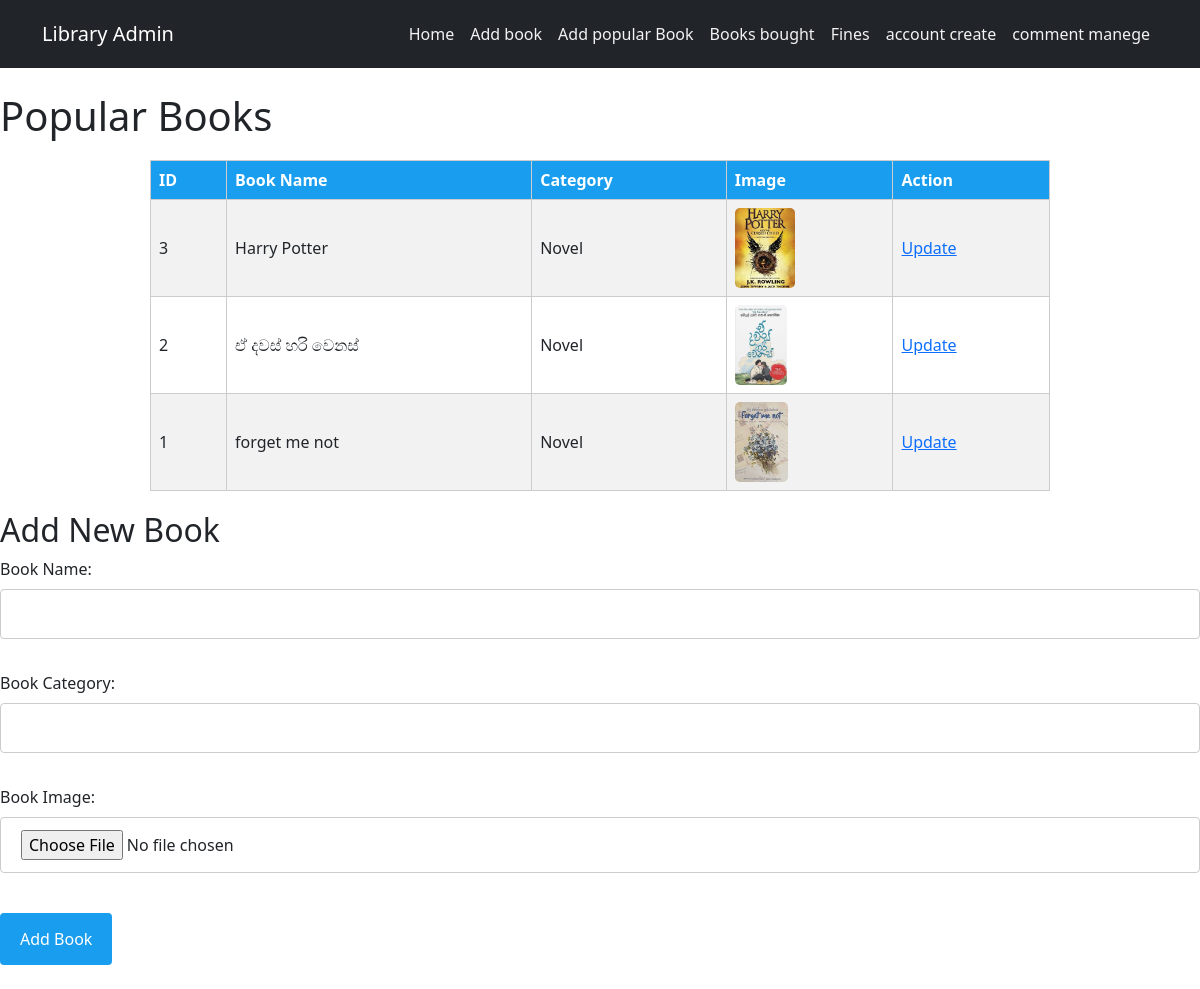
The app's page /popular_books.php with its own data.
### tables this page shows
CREATE TABLE `popular_books` (
  `id` int(11) NOT NULL,
  `book_name` varchar(255) NOT NULL,
  `book_category` varchar(255) NOT NULL,
  `book_image` varchar(255) DEFAULT NULL
);

### popular_books.php (the view, shortened to what this page needs)
<nav class="navbar navbar-expand-lg navbar-dark bg-dark mb-4">
  <div class="container">
    <a class="navbar-brand" href="#">Library Admin</a>
    <div class="collapse navbar-collapse" id="navbarNav">
      <ul class="navbar-nav ms-auto">
        <li class="nav-item"><a class="nav-link" href="addbook.php">Home</a></li>
        <li class="nav-item"><a class="nav-link active" href="update_book.php">Add book</a></li>
        <li class="nav-item"><a class="nav-link" href="popular_books.php">Add popular Book</a></li>
        <li class="nav-item"><a class="nav-link" href="orders.php">Books bought</a></li>
        <li class="nav-item"><a class="nav-link" href="book_date.php">Fines</a></li>
        <li class="nav-item"><a class="nav-link" href="accounts.php">account create</a></li>
        <li class="nav-item"><a class="nav-link" href="Our Students Say.php">comment manege</a></li>
      </ul>
    </div>
  </div>
</nav>
<?php
$servername = "localhost";
$username = "root";
$password = "";
$dbname = "library_db";
$conn = new mysqli($servername, $username, $password, $dbname);
$book = ['id' => '', 'book_name' => '', 'book_category' => '', 'book_image' => ''];
$books_result = $conn->query("SELECT * FROM popular_books ORDER BY id DESC");
?>
<!DOCTYPE html>
<html>
<head>
    <link href="add.css" rel="stylesheet">
    <link href="https://cdn.jsdelivr.net/npm/bootstrap@5.3.0/dist/css/bootstrap.min.css" rel="stylesheet">
</head>
<body>
<h1>Popular Books</h1>
<table>
    <tr>
        <th>ID</th>
        <th>Book Name</th>
        <th>Category</th>
        <th>Image</th>
        <th>Action</th>
    </tr>
    <?php if ($books_result && $books_result->num_rows > 0): ?>
        <?php while ($row = $books_result->fetch_assoc()): ?>
        <tr>
            <td><?php echo $row['id']; ?></td>
            <td><?php echo htmlspecialchars($row['book_name']); ?></td>
            <td><?php echo htmlspecialchars($row['book_category']); ?></td>
            <td>
                <?php if ($row['book_image']): ?>
                    <img src="uploads/<?php echo htmlspecialchars($row['book_image']); ?>">
                <?php else: ?>
                    No Image
                <?php endif; ?>
            </td>
            <td><a href="?edit_id=<?php echo $row['id']; ?>">Update</a></td>
        </tr>
        <?php endwhile; ?>
    <?php else: ?>
        <tr><td colspan="5">No books found.</td></tr>
    <?php endif; ?>
</table>
<h2><?php echo $book['id'] ? "Update Book" : "Add New Book"; ?></h2>
<form method="POST" enctype="multipart/form-data">
    <label>Book Name:</label><br>
    <input type="text" name="book_name" value="<?php echo htmlspecialchars($book['book_name']); ?>" required><br><br>
    <label>Book Category:</label><br>
    <input type="text" name="book_category" value="<?php echo htmlspecialchars($book['book_category']); ?>" required><br><br>
    <label>Book Image:</label><br>
    <input type="file" name="book_image" accept="image/*"><br><br>
    <?php if ($book['id']): ?>
        <button type="submit" name="update">Update Book</button>
    <?php else: ?>
        <button type="submit" name="add">Add Book</button>
    <?php endif; ?>
</form>
</body>
</html>

### add.css (style rules this page uses)
* { box-sizing: border-box; }
body { margin: 0; font-family: 'Heebo', 'Nunito', sans-serif; background-color: #f8f9fa; }
.navbar { background-color: #183ae3; }
.navbar .nav-link { color: #f2f2f2 !important; padding: 14px 16px; }
table { border-collapse: collapse; width: 100%; max-width: 900px; margin: 20px auto; background-color: white; }
table th, table td { border: 1px solid #ccc; padding: 8px; }
table th { background-color: #199def; color: white; }
table tr:nth-child(even) { background-color: #f2f2f2; }
input[type=text], select, input[type=file] { width: 100%; padding: 12px 20px; margin: 8px 0; border: 1px solid #ccc; border-radius: 4px; }
button[type=submit] { background-color: #199def; color: white; padding: 14px 20px; margin: 8px 0; border: none; border-radius: 4px; cursor: pointer; }
img { max-width: 80px; max-height: 80px; border-radius: 5px; }

### records on screen
popular_books: id "3", book_name "Harry Potter", book_category "Novel", book_image (picture)
popular_books: id "2", book_name "ඒ දවස් හරි වෙනස්", book_category "Novel", book_image (picture)
popular_books: id "1", book_name "forget me not", book_category "Novel", book_image (picture)
